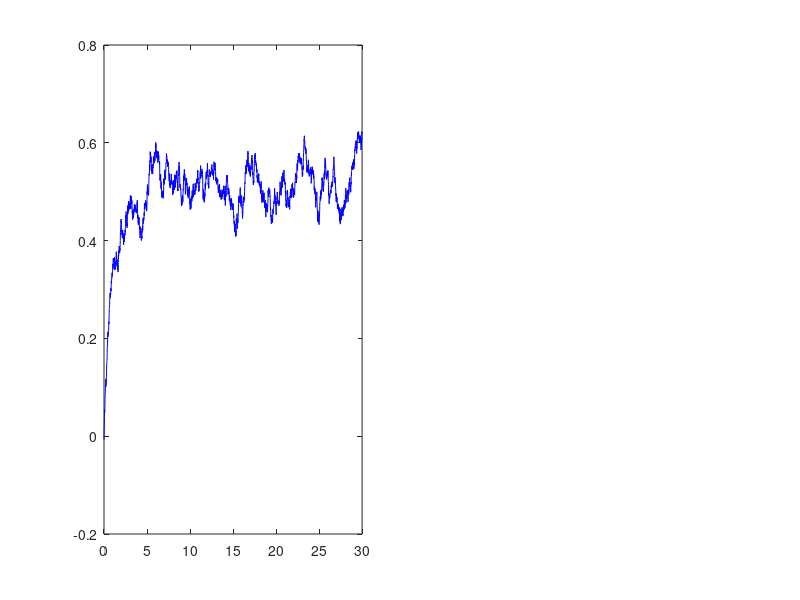

This chart was generated by the following MATLAB code: (Note: this script raises an error after producing the figure.)
% Wk02 - Drude model Monte-Carlo (1D)
% v_d converges to a*tau  ->  sigma = n q^2 tau / m
% Author: Prof. S. Joon Kwon - SPMDL - SKKU
clear; clc; rng(2);

NE = 5000; NSTEP = 3000; DT = 0.01;
TAU = 1.0; A = 0.5; U0 = 3.0;

v = U0 * randn(NE,1);
vd = zeros(NSTEP,1);
for n = 1:NSTEP
    sc = rand(NE,1) < DT/TAU;
    v(sc) = U0 * randn(sum(sc),1);
    v(~sc) = v(~sc) + A*DT;
    vd(n) = mean(v);
end

t = (0:NSTEP-1)*DT;
figure(1);
subplot(1,2,1);
plot(t, vd, 'b-'); hold on;
yline(A*TAU, 'r--', 'LineWidth', 2); hold off;
xlabel('time'); ylabel('<v>');
title('Drift velocity emerges from chaos');
legend('simulation','Drude a\tau','Location','southeast');

subplot(1,2,2);
histogram(v, 60, 'Normalization','pdf'); hold on;
xline(A*TAU, 'r--', 'LineWidth', 2); hold off;
xlabel('v'); ylabel('P(v)'); title('Shifted Maxwellian');

fprintf('simulated v_d = %.4f, Drude a*tau = %.4f\n', ...
        mean(vd(end/2:end)), A*TAU);
